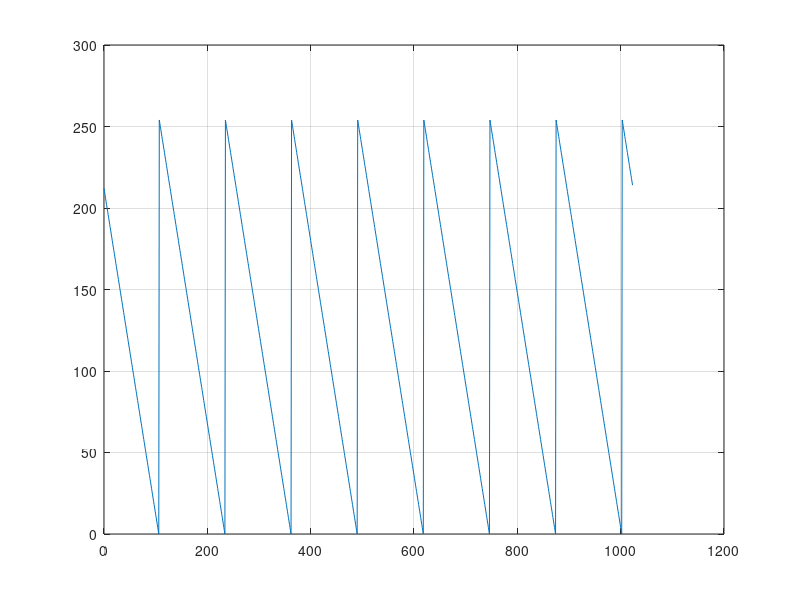

The MATLAB source for this figure:
close all
% x = [0:1023]*2*pi/768;
% y = (abs(sin(x*2)./x)).^0.5;
% y(1)=2;
% y = 191*y/max(y);
% y = [ bitand([191:1:(191+192)],255) y];
% 

x = [0:1023];

y = (212-2*x);

y = round(y);
i = find(y<0);

while ~isempty(i)
    y(i) = y(i)+256;
    i = find(y<0);
end

y = bitand(y(1:1024),255);

plot(x,y);
grid on;

fid = fopen('rast.txt','w');
fprintf(fid,'  db  ');
fprintf(fid,'%i,',round(y(1:end-1)));
fprintf(fid,'%i ',round(y(end)  ));
fprintf(fid,'  \n  ');
fclose(fid);
